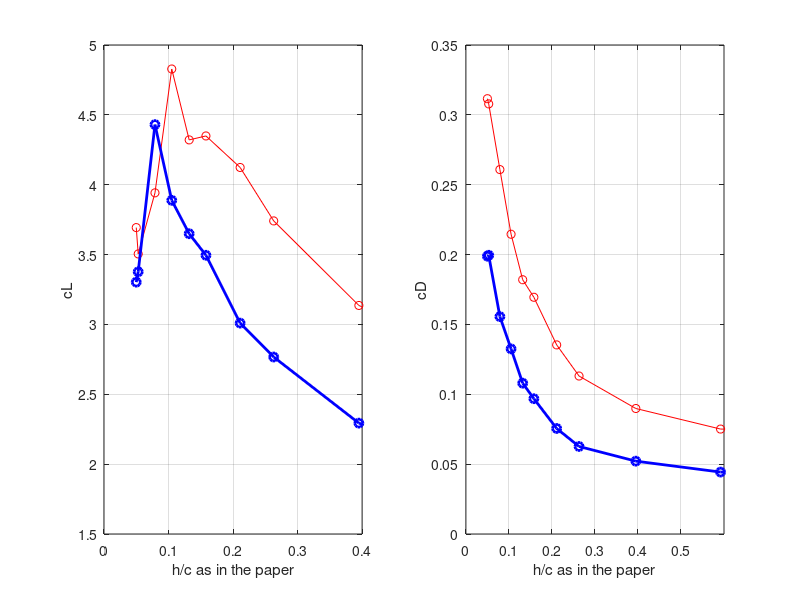

Here is the MATLAB script that generated this plot:
clear
close all

clc

c = 0.38;
shift = 0.017366;
q = 551.625;  % Pa

h_vect = [0.036366;
    0.037506;
    0.047386;
    0.057266;
    0.067526;
    0.077406;
    0.097546;
    0.117306;
    0.167466;
    0.242326;
    0.765966];
%% h_c = (h_c * c) + shift;

h_c_vect = (h_vect - shift)/c;  %h/c as in the paper


L_high= [-774.15887;
-734.63391;
-826.28503;
-1012.0791;
-905.71863;
-911.64032;
-864.34064;
-784.16986;
-657.32745;
-570.50037;
-458.85611];

L_low = [-692.31763;
-707.83533;
-928.65314;
-815.04938;
-764.92474;
-732.62018;
-630.81934;
-579.97736;
-480.77304;
-416.61926;
-343.71356];

c_l_high = -L_high/(q*c*1);
c_l_low = -L_low/(q*c*1);

subplot(1,2,1)
plot(h_c_vect, c_l_high, 'r-o', h_c_vect, c_l_low, 'b-o', "linewidth", 2)
xlabel("h/c as in the paper");
ylabel("cL")
grid on
xlim([0, 0.4])


D_high = [65.310638;
64.529221;
54.675301;
44.974243;
38.148609;
35.51815;
28.372517;
23.702312;
18.829645;
15.744604;
14.592739];

D_low = [41.677277;
41.818588;
32.612537;
27.773254;
22.630096;
20.298819;
15.833311;
13.132812;
10.929985;
9.2906427;
8.7837133;
];


c_D_high = D_high/(q*c*1);
c_D_low = D_low/(q*c*1);

subplot(1,2,2)
plot(h_c_vect, c_D_high, 'r-o', h_c_vect, c_D_low, 'b-o', "linewidth", 2)
xlabel("h/c as in the paper");
ylabel("cD")
grid on
xlim([0, 0.6])



